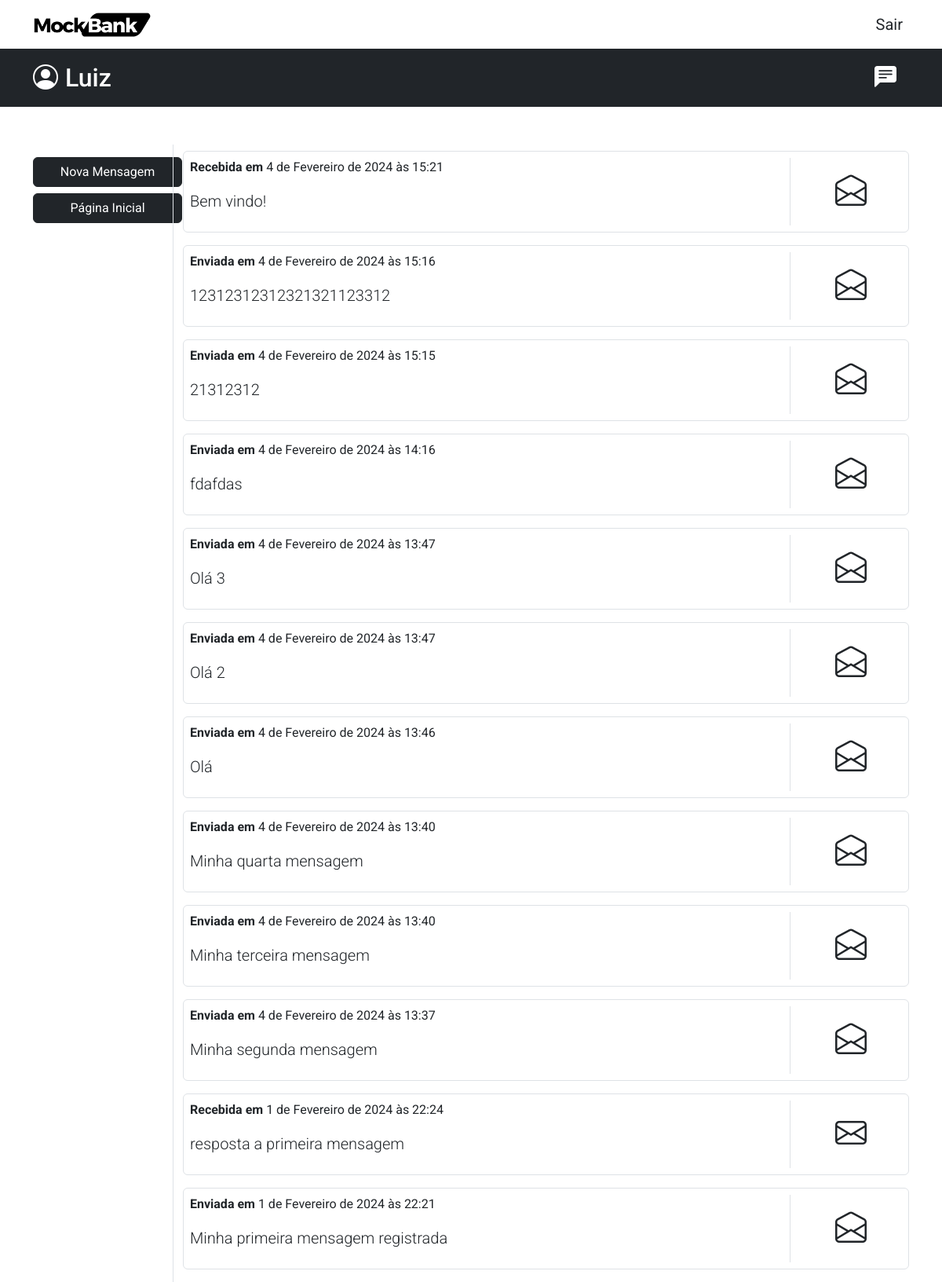
The app's page /user/messages/ (signed in) with its own data.
### user/models.py (models this page shows, shortened)
class UserMessages(models.Model):
    message_id = models.UUIDField(primary_key=True, default=uuid.uuid4, editable=False)
    subject = models.CharField(max_length=100)
    message_content = models.TextField()
    created_at = models.DateTimeField(auto_now_add=True, editable=False)
    response_from = models.OneToOneField('self', on_delete=models.CASCADE, null=True)
    message_from = models.ForeignKey(DjangoUser, on_delete=models.CASCADE, related_name='message_from')
    message_to = models.ForeignKey(DjangoUser, on_delete=models.CASCADE, related_name='message_to')
    message_read = models.BooleanField(default=False)
    class Meta:
        ordering = ["-created_at"]

### user/views.py (the view)
# urls.py: path('user/messages/', views.ListMessageUser.as_view(), name='list_messages'),
@method_decorator(login_required(login_url='user:login'), name='dispatch')
class ListMessageUser(ListView):
    model = UserMessages
    template_name = 'list_messages.html'
    context_object_name = 'messages'
    def get_context_data(self, **kwargs: Any) -> dict[str, Any]:
        context = super().get_context_data(**kwargs)
        context['messages'] = UserMessages.objects.filter(Q(message_to = self.request.user) | Q(message_from = self.request.user))
        return context

### user/templates/list_messages.html
{% extends "global/base.html" %}
{% block content %}
<main>
    <div class="container mt-5">
        <div class="row">
            <div class="col-12 col-lg-2 text-end mt-3 mb-3 mb-lg-0">
                <a href={% url "user:create_message" %} class="btn btn-dark" style="width: 190px;">
                    Nova Mensagem
                </a>
                <a href={% url "user:home" %} class="btn btn-dark mt-2" style="width: 190px;">
                    Página Inicial
                </a>
            </div>
            <div class="col-12 col-lg-10 border-start">
                <div class="col-12 mt-2 mb-3">
                    {% if messages %}
                    {% for content in messages %}
                    <a href={% url "user:detail_message" message_id=content.message_id %} class="border rounded d-block p-2 link-underline-opacity-0 link-underline mb-3">
                        <div class="row">
                            <div class="col-10">
                                <p class="text-dark">
                                    {% if content.message_from == user %}
                                    <strong>Enviada em</strong>
                                    {% else %}
                                    <strong>Recebida em</strong>
                                    {% endif %}
                                    {{ content.created_at }}
                                </p>
                                <p class="lead text-dark"> {{ content.subject }} </p>
                            </div>
                            <div class="col-lg-2 border-start  d-flex justify-content-center align-items-center">
                                {% if content.message_read or content.message_from == user %}
                                <i class="bi bi-envelope-open text-dark fs-1"></i>
                                {% else %}
                                <i class="bi bi-envelope text-dark  fs-1"></i>
                                {% endif %}
                            </div>
                        </div>
                    </a>
                    {% endfor %}
                    {% else %}
                    <p class="lead">Você não possui nenhuma mensagem.</p>
                    {% endif %}
                </div>
            </div>
        </div>
    </div>
</main>
{% endblock content %}

### base_templates/partials/_user_navbar.html
{% if user.is_authenticated %}
<div class="container-fluid bg-dark">
    <div class="container">
        <div class="navbar text-white align-items-center justify-content-between ">
            <div class="col-6 d-flex">
                <a href={% url "user:profile" %} class="navbar-brand">
                    <i class="bi bi-person-circle text-white fs-2"></i>
                    <h2 class="mt-2 text-white d-inline ms-1">{{ user.first_name }}</h2>
                </a>
            </div>
            <div class="col-6 d-flex justify-content-end align-items-center">
                <a href= {% url "user:list_messages" %} class="navbar-brand ms-2">
                    <i class="bi bi-chat-left-text-fill text-white fs-3"></i>
                </a>
            </div>
        </div>
    </div>
</div>
{% endif %}

### static/css/style.css (style rules this page uses)
body { font-family: 'Roboto', sans-serif !important; }

### records on screen
UserMessages: shows "Recebida em", created_at "4 de Fevereiro de 2024 às 15:21", subject "Bem vindo!"
UserMessages: shows "Enviada em", created_at "4 de Fevereiro de 2024 às 15:16", subject "12312312312321321123312"
UserMessages: shows "Enviada em", created_at "4 de Fevereiro de 2024 às 15:15", subject "21312312"
UserMessages: shows "Enviada em", created_at "4 de Fevereiro de 2024 às 14:16", subject "fdafdas"
UserMessages: shows "Enviada em", created_at "4 de Fevereiro de 2024 às 13:47", subject "Olá 3"
UserMessages: shows "Enviada em", created_at "4 de Fevereiro de 2024 às 13:47", subject "Olá 2"
UserMessages: shows "Enviada em", created_at "4 de Fevereiro de 2024 às 13:46", subject "Olá"
UserMessages: shows "Enviada em", created_at "4 de Fevereiro de 2024 às 13:40", subject "Minha quarta mensagem"
UserMessages: shows "Enviada em", created_at "4 de Fevereiro de 2024 às 13:40", subject "Minha terceira mensagem"
UserMessages: shows "Enviada em", created_at "4 de Fevereiro de 2024 às 13:37", subject "Minha segunda mensagem"
UserMessages: shows "Recebida em", created_at "1 de Fevereiro de 2024 às 22:24", subject "resposta a primeira mensagem", message_read False (drawn)
UserMessages: shows "Enviada em", created_at "1 de Fevereiro de 2024 às 22:21", subject "Minha primeira mensagem registrada"

### other values on screen
{{ user.first_name }} "Luiz"
